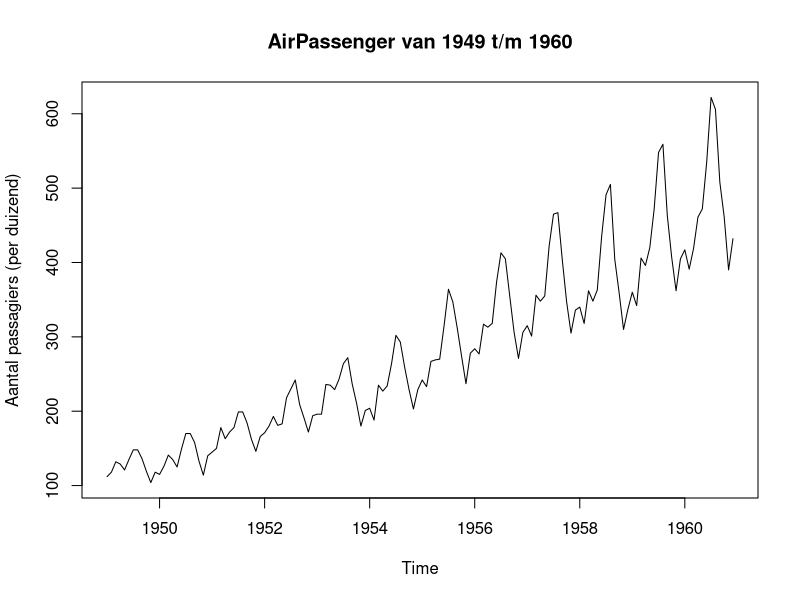
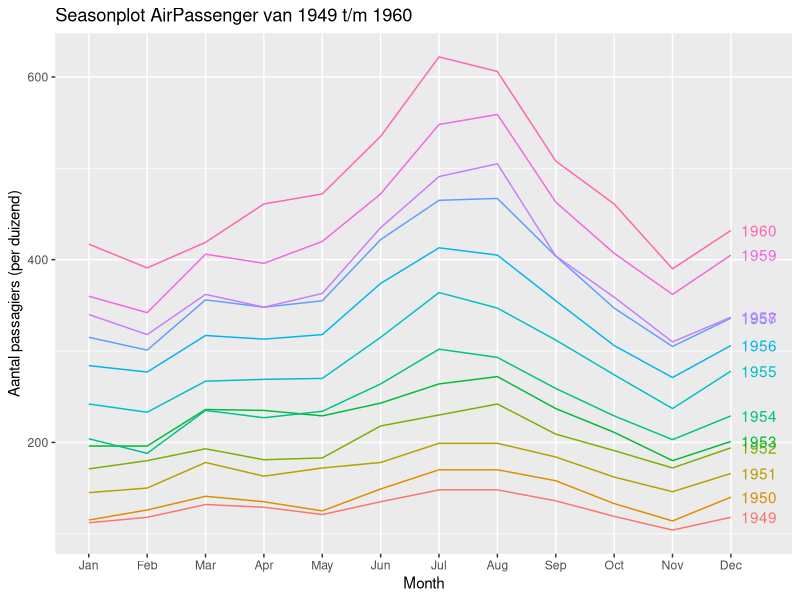
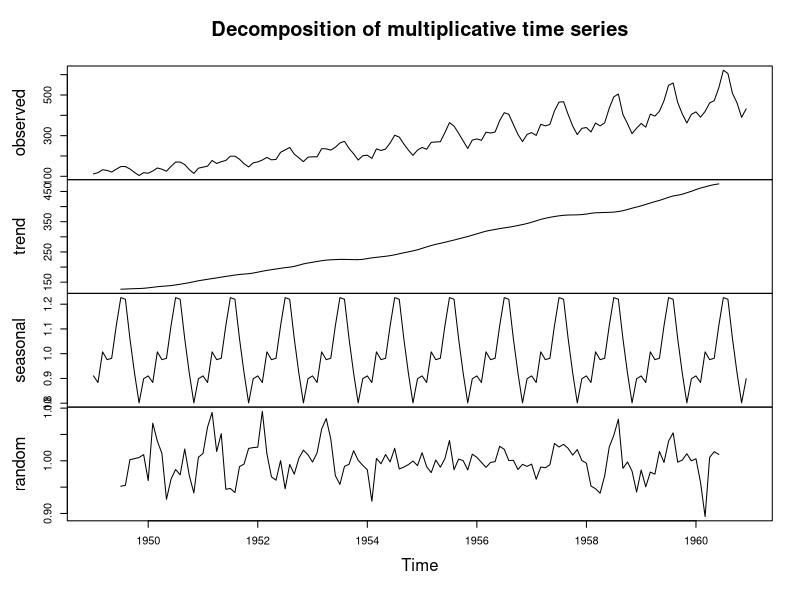
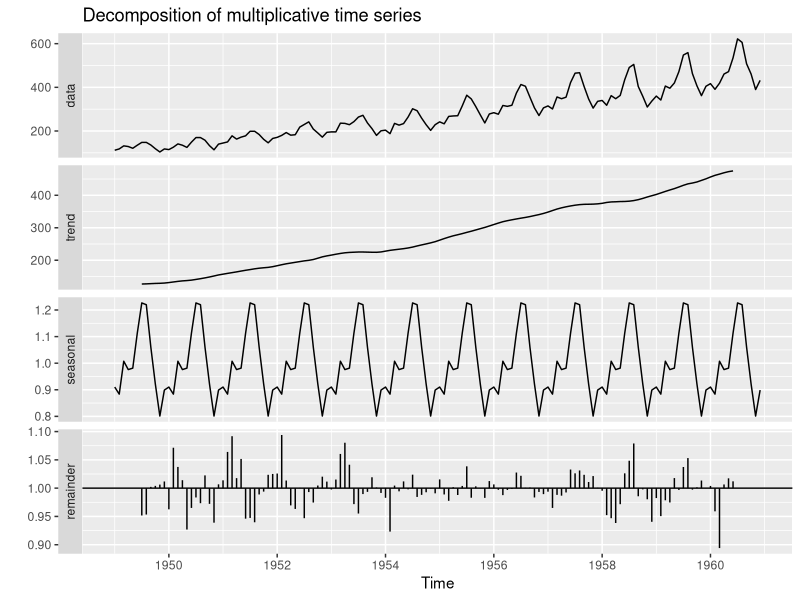
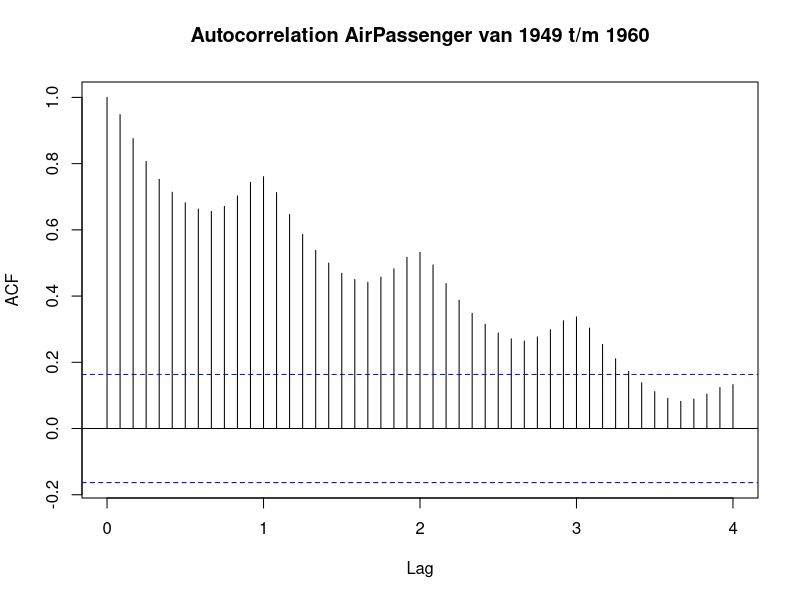
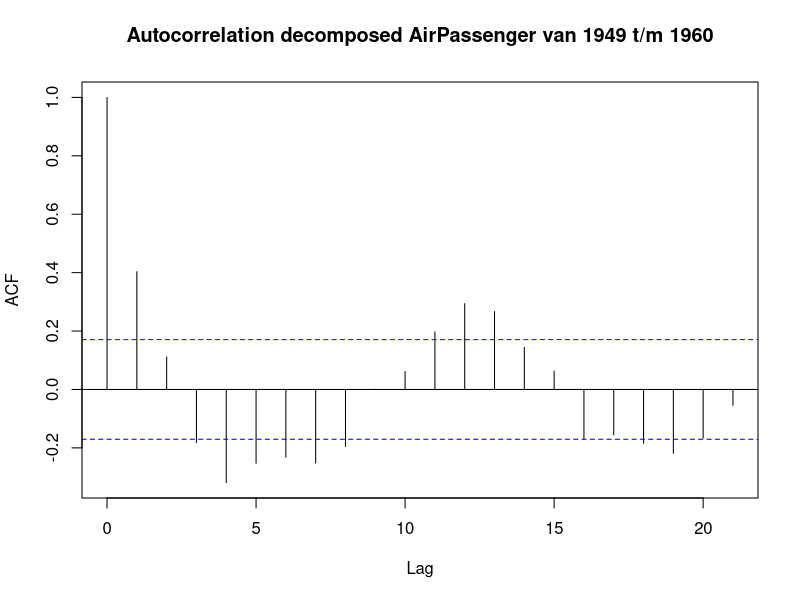
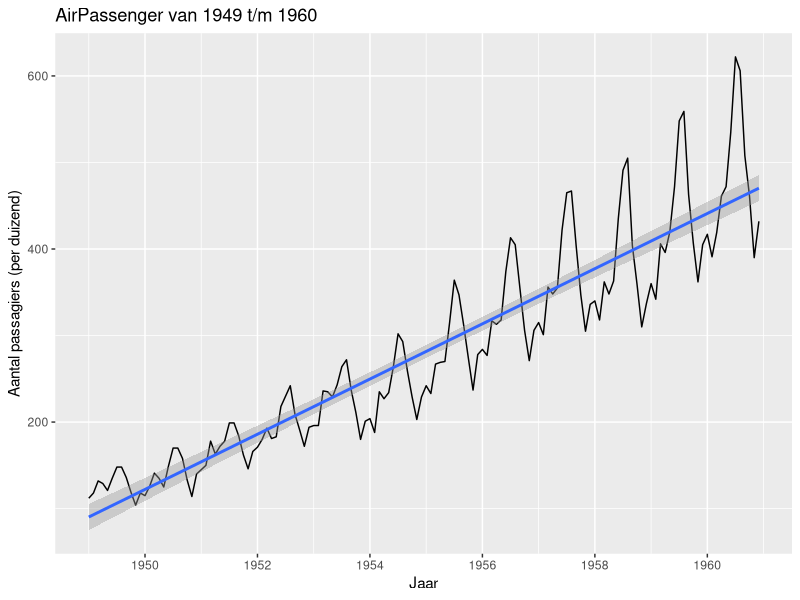
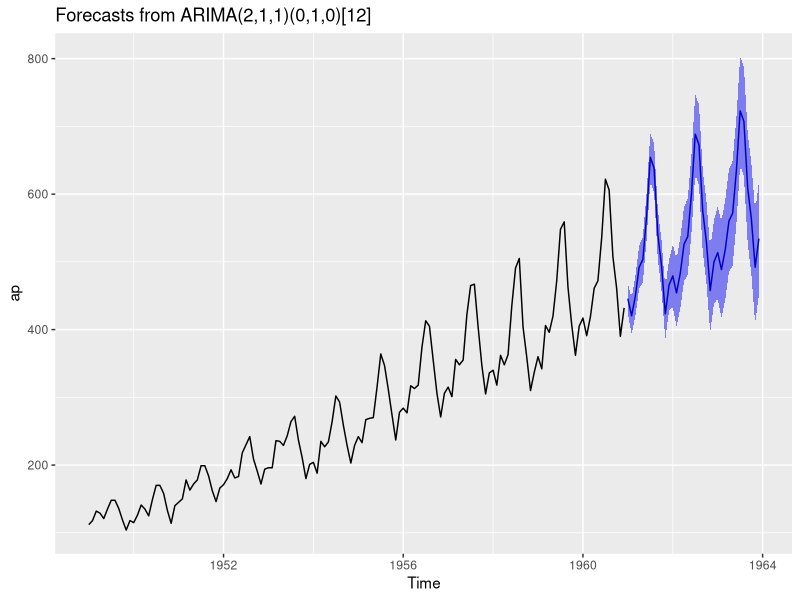

Here is the R script that generated these plots, in order:
# Analoog aan:
# http://rstudio-pubs-static.s3.amazonaws.com/311446_08b00d63cc794e158b1f4763eb70d43a.html
# en Beginning TSA (Pluralsight)

#==========================================================
# Installatie van packages                             ####
#==========================================================
#
#install.packages("tidyverse")
#install.packages("forecast")
#install.packages("tseries")
#==========================================================



#==========================================================
# Laden van libraries                                  ####
#==========================================================

library(tidyverse)    # Zwitsers zakmes
library(forecast)     # Bevat functies tbv time series analysis
library(tseries)      # Bevat functies tbv time series analysis
library(ggplot2)      # O.m. voor autoplot


#==========================================================
# Inlezen dataset                                      ####
#==========================================================

# Data afkomstig uit standaard R-base

data("AirPassengers")
ap <- AirPassengers


#==========================================================
# Exploring and preparing the data                     ####
#==========================================================

head(ap)
str (ap)    # betreft TS-data/class
glimpse (ap)
summary (ap)

any(is.na(ap))   # geen NA's

ap

frequency(ap) #betreft jaarlijkse data



#==========================================================
# Visualise the data                                   ####
#==========================================================

plot (ap, ylab = "Aantal passagiers (per duizend)",
      main = "AirPassenger van 1949 t/m 1960")
# Te zien is:
# Stijgende trend (stijgend gemiddelde)
# Seasonality effect, met steeds groter wordende amplitude
# Pieken in de zomermaanden  
# Pieken worden steeds groter (variantie groeit)
# Stationarity: constant mean and variance
# Het lijkt erop dat er sprake is van: 
#   - Lineaire trend
#   - Steeds groter wordende variantie, dus multiplicative model voor decomposition
#   - Geen stationary dataset
# Transformatie nodig voordat verder gewerkt kan worden met de dataset 

## If the seasonal variation is constant, you should use an additive model. 
## And if the time series increases in magnitude, you should use an multiplicative model.


# Seasonplot; beter om verschil per jaar te zien
ggseasonplot(ap, year.labels = TRUE, 
             ylab = "Aantal passagiers (per duizend)",
             main = "Seasonplot AirPassenger van 1949 t/m 1960")



#==========================================================
# Decomposition of the data                            ####
#==========================================================

#plot(log(ap)) 
decompose_ap <- decompose(ap,"multiplicative") 
plot(decompose_ap)
autoplot (decompose_ap) # om de verschillen te zien ;-) geeft beter beeld van R


## Eerdere beeld wordt bevestigd door decompositie



#==========================================================
# Testing for stationarity                             ####
#==========================================================

# Data is stationary als:
#   - Constant mean
#   - Constant variance
#   - No autocorrelation
#
# Als niet stationary, dan:
#   - Transformation (bijv log transformation)
#   - Differencing (same statistics throughout dataset)
#   - De-trending (Time series decomposition)


#### Stationary test (ADF, Augmented Dickey-Fuller)

# Unit root test 'Augmented Dickey-Fuller' test (par 2.3)
#   removes autocorrelation and tests for stationarity
#   Als p < 0,05, dan sprake van stationarity

adf.test (ap)   # nu p-value =0.01, dus stationarity(!), doordat ADF autocorrelation verwijdert


#### Stationary test (Autocorrelation)

# acf toont autocorrelation 
#     acf -> correlation coefficient between lags of time series
# pacf toont partial autocorrelation
#     pacf -> correlation coeff adjusted for shorter lags


# ETH pag 70
acf(ap, lag.max = 48, main = "Autocorrelation AirPassenger van 1949 t/m 1960")
# Waarnemingen buiten de 95% betrouwbaarheidsintervallen, 
#     dus er is sprake van Autocorrelation bij deze waarnemingen
# "Again, this is an indication for a non-stationary series. 
# It needs to be decomposed, before the serial correlation in 
# the stationary remainder term can be studied."


# Bepalen van autocorrelatie van restwaarden R
# NA's worden omzeild door selectie van 7 tm 138 
decompose_ap$random
acf(decompose_ap$random[7:138], main = "Autocorrelation decomposed AirPassenger van 1949 t/m 1960")
# Hier is dus minder sprake van waarnemingen buiten 95% betrouwbaarheidsinterval
#   en dus minder sprake van autocorrelatie




#==========================================================
# Fitten van time series model                         ####
#==========================================================

# 1. Lineair model
#Trendlijn wordt in blauw geplot

autoplot(ap) + 
    geom_smooth(method="lm") + 
    labs(x ="Jaar", y = "Aantal passagiers (per duizend)", 
         title="AirPassenger van 1949 t/m 1960") 

# 2. ARIMA-model
my_arima <- auto.arima(ap)
my_arima

# ARIMA-fitted model is:
#   Y (hat) = 0.5960Y (t−20) + 0.2143Y (t−12) − 0.9819e (t−1) + E

## Ljung-Box test 
## Tests whether there is any significant autocorrelation in a series; EHT pag 68
Box.test(ap, lag=20, type="Ljung-Box")  #pag 68
# X-squared = 1434.1, df = 20, p-value < 2.2e-16
# x^2 waarschijnlijk veel groter dan 95% betr interv
# p-waarde ligt dichtbij nul, dus nul-hypothese verwerpen? OPZOEKEN!



#==========================================================
# Forecastinf                                          ####
#==========================================================
#RNGversion("3.5.2")
#set.seed(12345)
# http://rstudio-pubs-static.s3.amazonaws.com/311446_08b00d63cc794e158b1f4763eb70d43a.html
# 95% confidence interval where h is the forecast horizon periods in months

forecast_ap <- forecast(my_arima, level = c(95), h = 36)
autoplot(forecast_ap)

summary (forecast_ap)
# in Dec 1963: 
#   voorspelling 534.3262
#   min_95%: 451.1089 
#   max_95%: 617.5435


